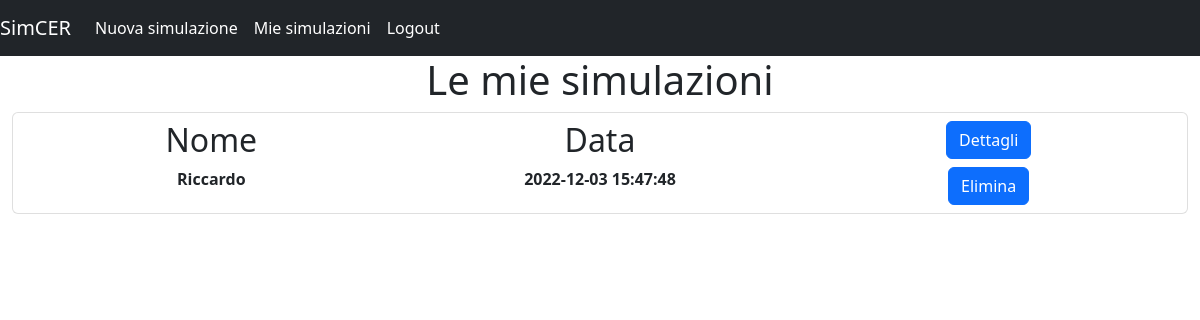
Page / (signed in) on the earlier database version.
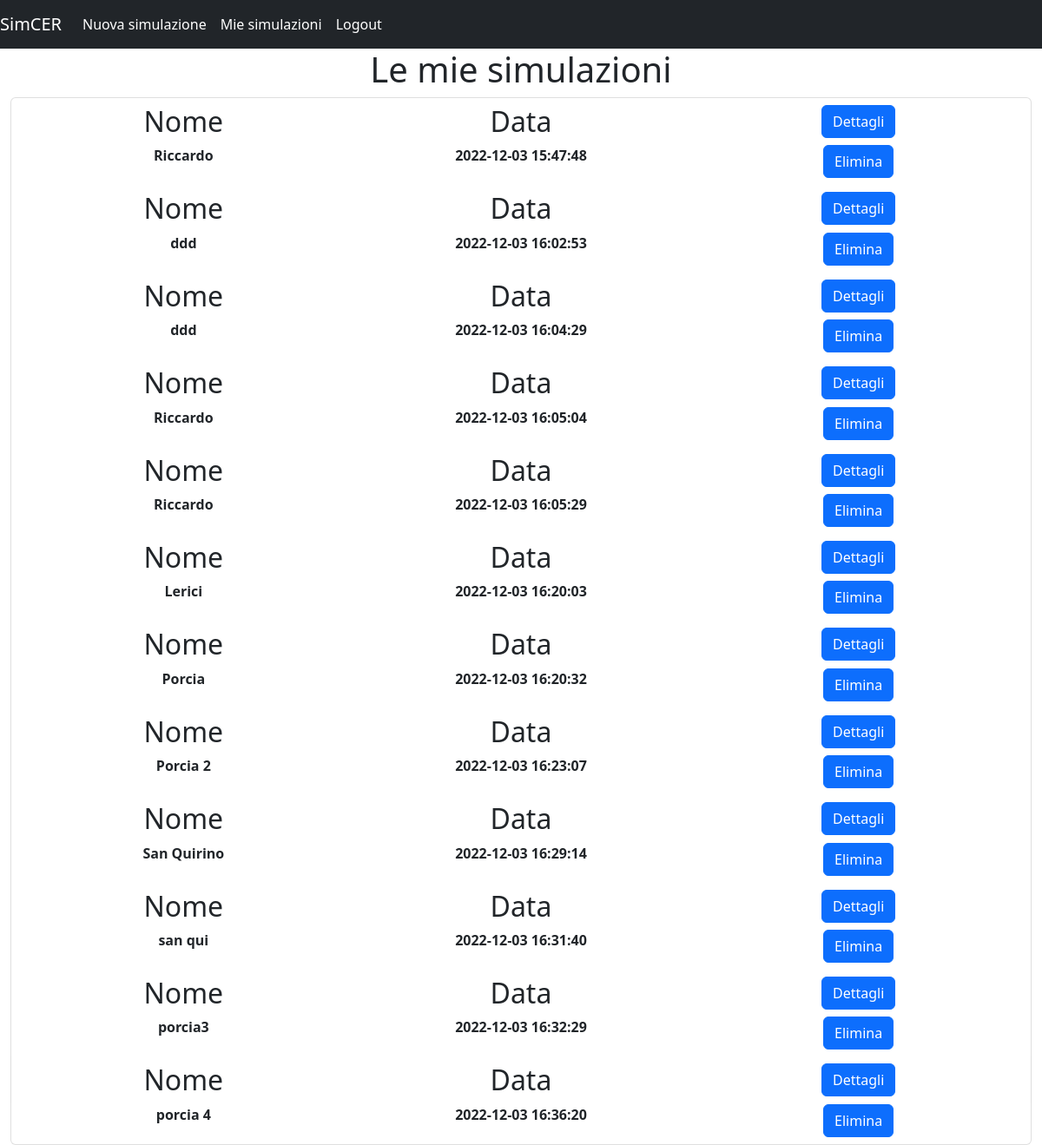
Same page on the later database version.
### website/models.py (models this page shows)
class Simulazioni(db.Model):
    id = db.Column(db.Integer, primary_key=True)
    nome = db.Column(db.String(150))
    costo_medio_energia = db.Column(db.FLOAT)
    incentivo_arera = db.Column(db.FLOAT)
    incentivo_mise = db.Column(db.FLOAT)
    ritiro_dedicato = db.Column(db.FLOAT)
    val_prod_idro = db.Column(db.FLOAT)
    inc_cond_idro = db.Column(db.FLOAT)
    p_attribuibile = db.Column(db.FLOAT)
    p_fissa = db.Column(db.FLOAT)
    p_consumatori = db.Column(db.FLOAT)
    p_produttore = db.Column(db.FLOAT)
    Architettura_CER = db.Column(db.FLOAT)
    Tempo_Ammortamento_Architettura = db.Column(db.FLOAT)
    Commissione = db.Column(db.FLOAT)
    Ammortamento_Fotovoltaico = db.Column(db.FLOAT)
    Tempo_Ammortamento_Fotovoltaico = db.Column(db.FLOAT)
    PUN = db.Column(db.FLOAT)
    taglia_specifica = db.Column(db.FLOAT)
    df_ssp = db.Column(db.String(1000000000000000000))
    df_cer = db.Column(db.String(1000000000000000000))
    date = db.Column(db.DateTime(timezone=True), default = func.now())
    user_id = db.Column(db.Integer, db.ForeignKey('user.id')) #Foreign Key N.B. IL NOME DELLA TABELLA è LOWER CASE.

### website/views.py (the view, shortened to what this page needs)
@views.route('/', methods=["GET",
                           "POST"])  # Definisco il nome della url. In questo caso viene mostrata la pagina alla url corrispondente a /
@login_required
def elenco_sim():
    return render_template("elenco_sim.html", user=current_user)

### website/__init__.py (called while the page is built)
def create_app():
    app = Flask(__name__)
    app.config['SECRET_KEY'] = '123qweasdzxc' #Secret key della app
    app.config['SQLALCHEMY_DATABASE_URI'] = f'sqlite:///{DB_NAME}'
    db.init_app(app)
    from .views import views
    from .auth import auth
    app.register_blueprint(views, url_prefix='/')
    app.register_blueprint(auth, url_prefix='/')
    from .models import User, Note, Simulazioni
    create_database(app)
    login_manager = LoginManager()
    login_manager.login_view = 'auth.login'
    login_manager.init_app(app)
    @login_manager.user_loader
    def load_user(id):
        return User.query.get(int(id))
    return app

### website/templates/elenco_sim.html (shortened to what this page needs)
{% extends "base.html" %}
{% block content %}
<h1 align = "center">Le mie simulazioni</h1>
<ul class="list-group">
    {% for sim in  user.simulazioni %}
    <li class = "list-group-item">
    <div class="row">
        <div align = "center" class="col-sm-4"><h2>Nome</h4></div>
        <div align = "center" class="col-sm-4"><h2>Data</h4></div>
        <div align = "center" class="col-sm-4"><a role = "button" class="btn btn-primary"  href="/dettagli_sim/{{ sim.id }}" >Dettagli</a></div>
    </div>
    <div class="row">
        <div align = "center" class="col-sm-4"><B>{{ sim.nome }}</B></div>
        <div align = "center" class="col-sm-4"><B>{{ sim.date }}</B></div>
        <div align = "center" class="col-sm-4"><button type="button" class="btn btn-primary"  onClick="deleteSim({{ sim.id }})" >Elimina</button></div>
    </div>
    </li>
    {% endfor %}
</ul>
{% endblock %}

### website/templates/base.html (shortened to what this page needs)
<!DOCTYPE html>
<html>
    <head>
        <link rel="stylesheet" href="https://cdn.jsdelivr.net/npm/bootstrap@4.0.0/dist/css/bootstrap.min.css">
        <link
        rel="stylesheet"
        href="https://stackpath.bootstrapcdn.com/bootstrap/4.4.1/css/bootstrap.min.css"
      />
      <link
        rel="stylesheet"
        href="https://stackpath.bootstrapcdn.com/font-awesome/4.7.0/css/font-awesome.min.css"
      />
    </head>
    <body>
      <nav class="navbar navbar-expand-lg navbar-dark bg-dark">
      <a class="navbar-brand" href="#">SimCER</a>
      <div class="collapse navbar-collapse" id="navbarNavDropdown">
        <ul class="navbar-nav">
          {% if user.is_authenticated %}
          <li class="nav-item active">
            <a class="nav-link" href="/set_up">Nuova simulazione<span class="sr-only">(current)</span></a>
          </li>
          <li class="nav-item active">
            <a class="nav-link" href="/">Mie simulazioni<span class="sr-only">(current)</span></a>
          </li>
          <li class="nav-item active">
            <a class="nav-link" href="/logout">Logout<span class="sr-only">(current)</span></a>
          </li>
          {% endif %}
        </ul>
      </div>
    </nav>
        <div class="container-fluid">{% block content %} {% endblock %}</div>
        <link href="https://cdn.jsdelivr.net/npm/bootstrap@5.2.1/dist/css/bootstrap.min.css" rel="stylesheet">
    </body>
</html>

Differences in the rows shown:
added Simulazioni: nome "ddd", date "2022-12-03 16:02:53"
added Simulazioni: nome "ddd", date "2022-12-03 16:04:29"
added Simulazioni: nome "Riccardo", date "2022-12-03 16:05:04"
added Simulazioni: nome "Riccardo", date "2022-12-03 16:05:29"
added Simulazioni: nome "Lerici", date "2022-12-03 16:20:03"
added Simulazioni: nome "Porcia", date "2022-12-03 16:20:32"
added Simulazioni: nome "Porcia 2", date "2022-12-03 16:23:07"
added Simulazioni: nome "San Quirino", date "2022-12-03 16:29:14"
added Simulazioni: nome "san qui", date "2022-12-03 16:31:40"
added Simulazioni: nome "porcia3", date "2022-12-03 16:32:29"
added Simulazioni: nome "porcia 4", date "2022-12-03 16:36:20"
